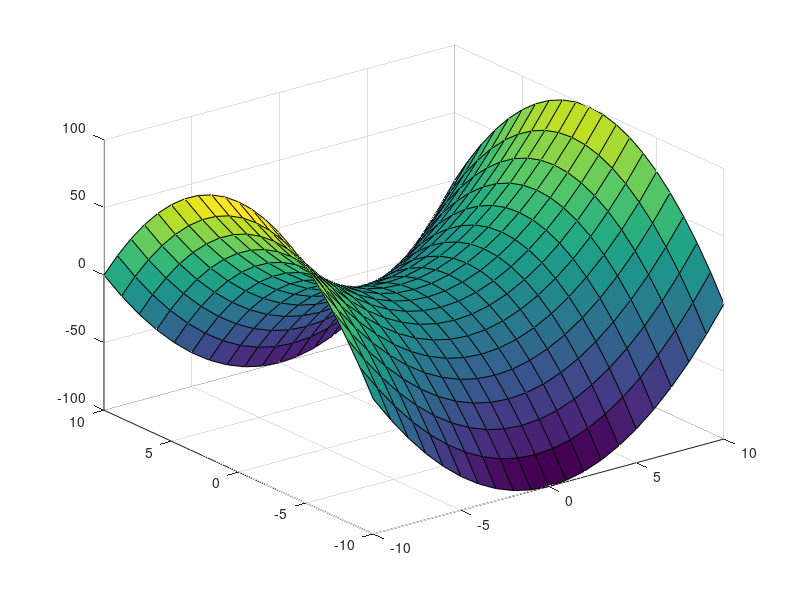

This chart was generated by the following MATLAB code:
clc
clear
clear all

x=[-10:10];
y=[-10:10];
[x,y]=meshgrid(x,y); %creates a grid

z=(x.^2)-(y.^2); %need a period if you wanna od math on a graph
surf(x,y,z); %spews out the image